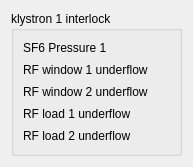
<?xml version="1.0" encoding="UTF-8"?>
<ui version="4.0">
 <class>klystron1itck</class>
 <widget class="TaurusWidget" name="klystron1itck">
  <property name="geometry">
   <rect>
    <x>0</x>
    <y>0</y>
    <width>183</width>
    <height>144</height>
   </rect>
  </property>
  <property name="windowTitle">
   <string>Form</string>
  </property>
  <layout class="QGridLayout" name="gridLayout">
   <item row="0" column="0">
    <widget class="TaurusGroupBox" name="ictkGroup">
     <property name="title">
      <string>klystron 1 interlock</string>
     </property>
     <layout class="QGridLayout" name="gridLayout_2">
      <item row="0" column="1">
       <widget class="TaurusLed" name="sf6p1Led">
        <property name="minimumSize">
         <size>
          <width>16</width>
          <height>16</height>
         </size>
        </property>
        <property name="maximumSize">
         <size>
          <width>16</width>
          <height>16</height>
         </size>
        </property>
        <property name="ledStatus">
         <bool>false</bool>
        </property>
        <property name="ledPattern" stdset="0">
         <string>:leds/images256/led_{color}_on.png</string>
        </property>
        <property name="model">
         <string>li/ct/plc1/sf6_p1_st</string>
        </property>
        <property name="offColor">
         <string>red</string>
        </property>
       </widget>
      </item>
      <item row="1" column="1">
       <widget class="TaurusLed" name="w1Led">
        <property name="minimumSize">
         <size>
          <width>16</width>
          <height>16</height>
         </size>
        </property>
        <property name="maximumSize">
         <size>
          <width>16</width>
          <height>16</height>
         </size>
        </property>
        <property name="ledStatus">
         <bool>false</bool>
        </property>
        <property name="ledPattern" stdset="0">
         <string>:leds/images256/led_{color}_{status}.png</string>
        </property>
        <property name="offColor">
         <string>white</string>
        </property>
       </widget>
      </item>
      <item row="2" column="0">
       <widget class="QLabel" name="w2Label">
        <property name="text">
         <string>RF window 2 underflow</string>
        </property>
       </widget>
      </item>
      <item row="2" column="1">
       <widget class="TaurusLed" name="w2Led">
        <property name="minimumSize">
         <size>
          <width>16</width>
          <height>16</height>
         </size>
        </property>
        <property name="maximumSize">
         <size>
          <width>16</width>
          <height>16</height>
         </size>
        </property>
        <property name="ledStatus">
         <bool>false</bool>
        </property>
        <property name="ledPattern" stdset="0">
         <string>:leds/images256/led_{color}_{status}.png</string>
        </property>
        <property name="offColor">
         <string>white</string>
        </property>
       </widget>
      </item>
      <item row="1" column="0">
       <widget class="QLabel" name="w1Label">
        <property name="text">
         <string>RF window 1 underflow</string>
        </property>
       </widget>
      </item>
      <item row="3" column="1">
       <widget class="TaurusLed" name="rl1Led">
        <property name="minimumSize">
         <size>
          <width>16</width>
          <height>16</height>
         </size>
        </property>
        <property name="maximumSize">
         <size>
          <width>16</width>
          <height>16</height>
         </size>
        </property>
        <property name="ledStatus">
         <bool>false</bool>
        </property>
        <property name="ledPattern" stdset="0">
         <string>:leds/images256/led_{color}_{status}.png</string>
        </property>
        <property name="offColor">
         <string>white</string>
        </property>
       </widget>
      </item>
      <item row="0" column="0">
       <widget class="QLabel" name="sf6p1Label">
        <property name="text">
         <string>SF6 Pressure 1</string>
        </property>
       </widget>
      </item>
      <item row="4" column="1">
       <widget class="TaurusLed" name="rl2Led">
        <property name="minimumSize">
         <size>
          <width>16</width>
          <height>16</height>
         </size>
        </property>
        <property name="maximumSize">
         <size>
          <width>16</width>
          <height>16</height>
         </size>
        </property>
        <property name="ledStatus">
         <bool>false</bool>
        </property>
        <property name="ledPattern" stdset="0">
         <string>:leds/images256/led_{color}_{status}.png</string>
        </property>
        <property name="offColor">
         <string>white</string>
        </property>
       </widget>
      </item>
      <item row="3" column="0">
       <widget class="QLabel" name="rl1Label">
        <property name="text">
         <string>RF load 1 underflow</string>
        </property>
       </widget>
      </item>
      <item row="4" column="0">
       <widget class="QLabel" name="rl2Label">
        <property name="text">
         <string>RF load 2 underflow</string>
        </property>
       </widget>
      </item>
     </layout>
    </widget>
   </item>
  </layout>
 </widget>
 <customwidgets>
  <customwidget>
   <class>TaurusWidget</class>
   <extends>QWidget</extends>
   <header>taurus.qt.qtgui.container</header>
   <container>1</container>
  </customwidget>
  <customwidget>
   <class>TaurusGroupBox</class>
   <extends>QGroupBox</extends>
   <header>taurus.qt.qtgui.container</header>
   <container>1</container>
  </customwidget>
  <customwidget>
   <class>TaurusLed</class>
   <extends>QLed</extends>
   <header>taurus.qt.qtgui.display</header>
  </customwidget>
  <customwidget>
   <class>QLed</class>
   <extends>QPixmapWidget</extends>
   <header>taurus.qt.qtgui.display</header>
  </customwidget>
  <customwidget>
   <class>QPixmapWidget</class>
   <extends>QWidget</extends>
   <header>taurus.qt.qtgui.display</header>
  </customwidget>
 </customwidgets>
 <resources/>
 <connections/>
</ui>
